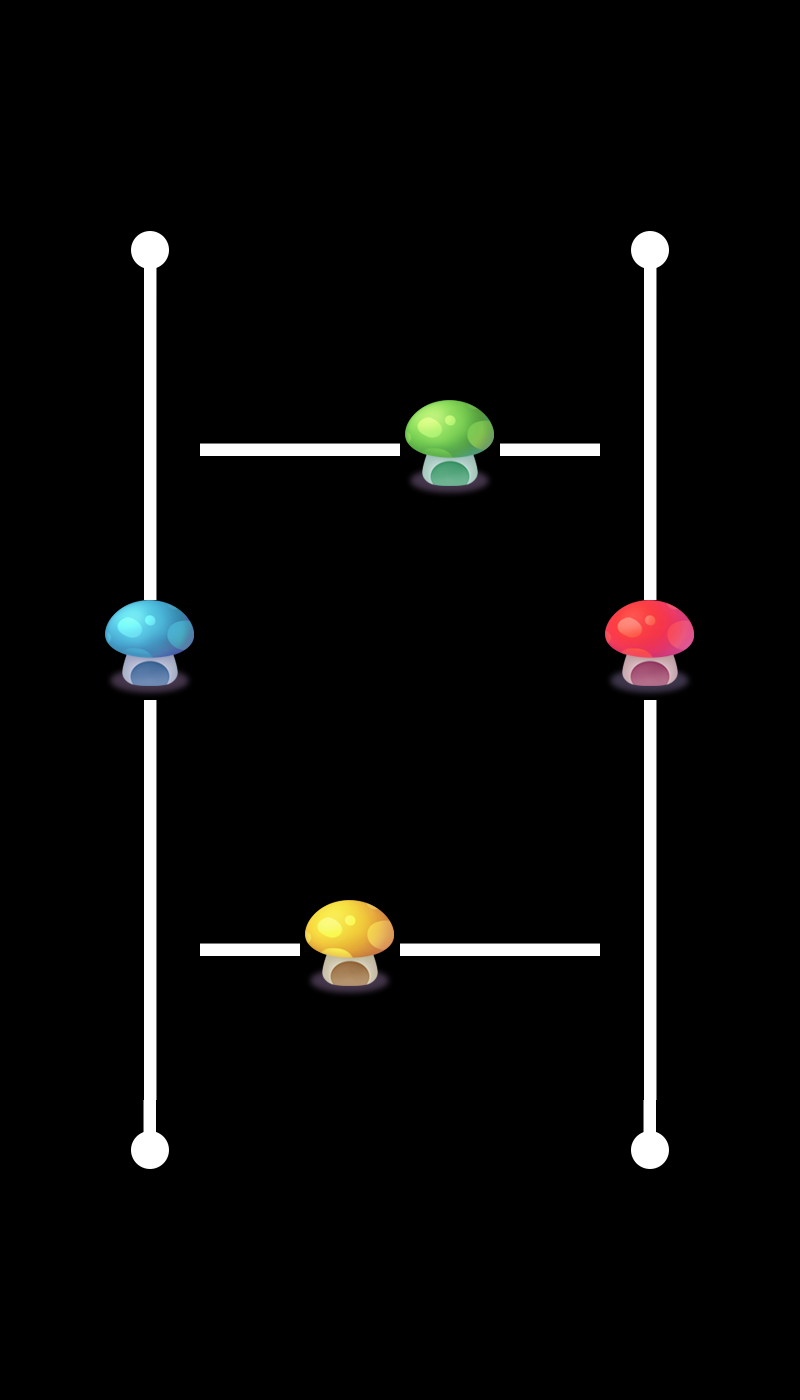

This game map was drawn from its Tiled (.tmx) file and the tilesets committed beside it. A one-line description and the trimmed map source follow:
An orthogonal 8x14 tile map with 100x100 px tiles, 4 tile layers (layer0, layer1, layer2, layer3), 4 tilesets and 4 objects.

<map version="1.0" orientation="orthogonal" renderorder="right-down" width="8" height="14" tilewidth="100" tileheight="100" nextobjectid="5">
 <tileset firstgid="1" name="tiled" tilewidth="100" tileheight="100">
  <image source="tiled.png" width="500" height="400" />
 </tileset>
 <tileset firstgid="21" name="tiled" tilewidth="100" tileheight="100">
  <image source="tiled.png" width="500" height="400" />
 </tileset>
 <tileset firstgid="41" name="tiled" tilewidth="100" tileheight="100">
  <image source="tiled.png" width="500" height="400" />
 </tileset>
 <tileset firstgid="61" name="tiled" tilewidth="100" tileheight="100">
  <image source="tiled.png" width="500" height="400" />
 </tileset>
 <layer name="layer0" width="8" height="14">
  <data>[112 cells, 8 non-empty, 5 distinct tile ids]</data>
 </layer>
 <layer name="layer1" width="8" height="14">
  <data>[112 cells, 7 non-empty, 5 distinct tile ids]</data>
 </layer>
 <layer name="layer2" width="8" height="14">
  <data>[112 cells, 8 non-empty, 5 distinct tile ids]</data>
 </layer>
 <layer name="layer3" width="8" height="14">
  <data>[112 cells, 9 non-empty, 5 distinct tile ids]</data>
 </layer>
 <objectgroup name="object1">
  <object id="1" x="118.182" y="421.212" width="51.5152" height="48.4848">
   <properties>
    <property name="id" value="0" />
   </properties>
  </object>
  <object id="2" x="612.121" y="421.212" width="60.6061" height="54.5455">
   <properties>
    <property name="id" value="1" />
   </properties>
  </object>
  <object id="3" x="121.212" y="927.273" width="51.5152" height="51.5152">
   <properties>
    <property name="id" value="3" />
   </properties>
  </object>
  <object id="4" x="612.121" y="927.273" width="60.6061" height="48.4848">
   <properties>
    <property name="id" value="2" />
   </properties>
  </object>
 </objectgroup>
</map>
